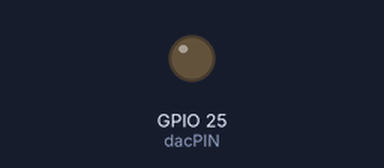
A sketch run on a simulated ESP32. On the bench: output pins drawn as LEDs (lit = HIGH).

Above: at 0.0 s.
Timing chart, 0 to 0.8 s (numbered marks = the images above):
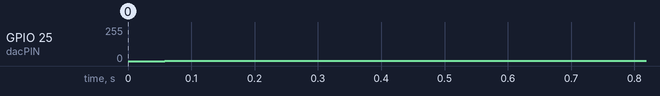

The sketch:

dacSine.ino
```cpp
// dacSin -- Write a sin wave to the ESP32 DAC pins with the arduino library
// author: stf

const unsigned int dacPIN = 25;

uint8_t sine_lookup[200];
const float conversionFactor = (2*PI)/200;

void setup() {
        float radAngle;
        for(unsigned int angle=0; angle<200; angle++){
                radAngle = angle*conversionFactor;
                sine_lookup[angle] = (sin(radAngle)*100) + 100;
        }
}

uint8_t idx = 0;

void loop() {
        idx = idx + 1;
        if(idx >= 200)
                idx = 0;
        //dacWrite(dacPIN, sine_lookup[idx]);
        dacWrite(dacPIN, (sin(idx*conversionFactor)*100) + 100);
}
```

Measured:
- by itself, GPIO 25 (dacPIN): 0/255 → 1/255 at 0.06 s
